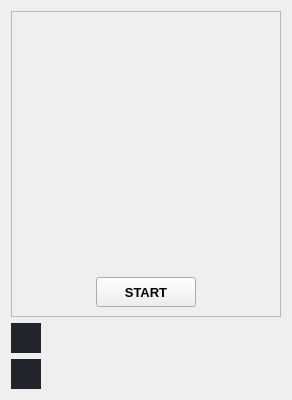
            <widget class="QWidget" name="mining_page">
             <layout class="QVBoxLayout" name="verticalLayout_21">
              <item alignment="Qt::AlignHCenter|Qt::AlignTop">
               <widget class="QFrame" name="progressBarContainer">
                <property name="frameShape">
                 <enum>QFrame::StyledPanel</enum>
                </property>
                <property name="frameShadow">
                 <enum>QFrame::Raised</enum>
                </property>
                <layout class="QVBoxLayout" name="verticalLayout_27">
                 <item>
                  <widget class="roundProgressBar" name="progressBar" native="true">
                   <property name="minimumSize">
                    <size>
                     <width>250</width>
                     <height>250</height>
                    </size>
                   </property>
                   <property name="maximumSize">
                    <size>
                     <width>400</width>
                     <height>400</height>
                    </size>
                   </property>
                  </widget>
                 </item>
                 <item alignment="Qt::AlignHCenter">
                  <widget class="QPushButton" name="start_stopBtn">
                   <property name="sizePolicy">
                    <sizepolicy hsizetype="Fixed" vsizetype="Fixed">
                     <horstretch>0</horstretch>
                     <verstretch>0</verstretch>
                    </sizepolicy>
                   </property>
                   <property name="minimumSize">
                    <size>
                     <width>100</width>
                     <height>30</height>
                    </size>
                   </property>
                   <property name="font">
                    <font>
                     <pointsize>10</pointsize>
                     <weight>75</weight>
                     <bold>true</bold>
                    </font>
                   </property>
                   <property name="text">
                    <string>START</string>
                   </property>
                  </widget>
                 </item>
                </layout>
               </widget>
              </item>
              <item>
               <widget class="QLabel" name="cpu_freq_label">
                <property name="sizePolicy">
                 <sizepolicy hsizetype="Fixed" vsizetype="Fixed">
                  <horstretch>0</horstretch>
                  <verstretch>0</verstretch>
                 </sizepolicy>
                </property>
                <property name="minimumSize">
                 <size>
                  <width>30</width>
                  <height>30</height>
                 </size>
                </property>
                <property name="font">
                 <font>
                  <family>Segoe UI</family>
                  <pointsize>12</pointsize>
                  <weight>75</weight>
                  <bold>true</bold>
                 </font>
                </property>
                <property name="styleSheet">
                 <string notr="true">background-color: rgb(33, 37, 43);</string>
                </property>
                <property name="text">
                 <string/>
                </property>
               </widget>
              </item>
              <item>
               <widget class="QLabel" name="cpu_processors_label">
                <property name="sizePolicy">
                 <sizepolicy hsizetype="Fixed" vsizetype="Fixed">
                  <horstretch>0</horstretch>
                  <verstretch>0</verstretch>
                 </sizepolicy>
                </property>
                <property name="minimumSize">
                 <size>
                  <width>30</width>
                  <height>30</height>
                 </size>
                </property>
                <property name="font">
                 <font>
                  <family>Segoe UI</family>
                  <pointsize>12</pointsize>
                  <weight>75</weight>
                  <bold>true</bold>
                 </font>
                </property>
                <property name="styleSheet">
                 <string notr="true">background-color: rgb(33, 37, 43);</string>
                </property>
                <property name="text">
                 <string/>
                </property>
                <property name="alignment">
                 <set>Qt::AlignLeading|Qt::AlignLeft|Qt::AlignVCenter</set>
                </property>
               </widget>
              </item>
             </layout>
            </widget>
